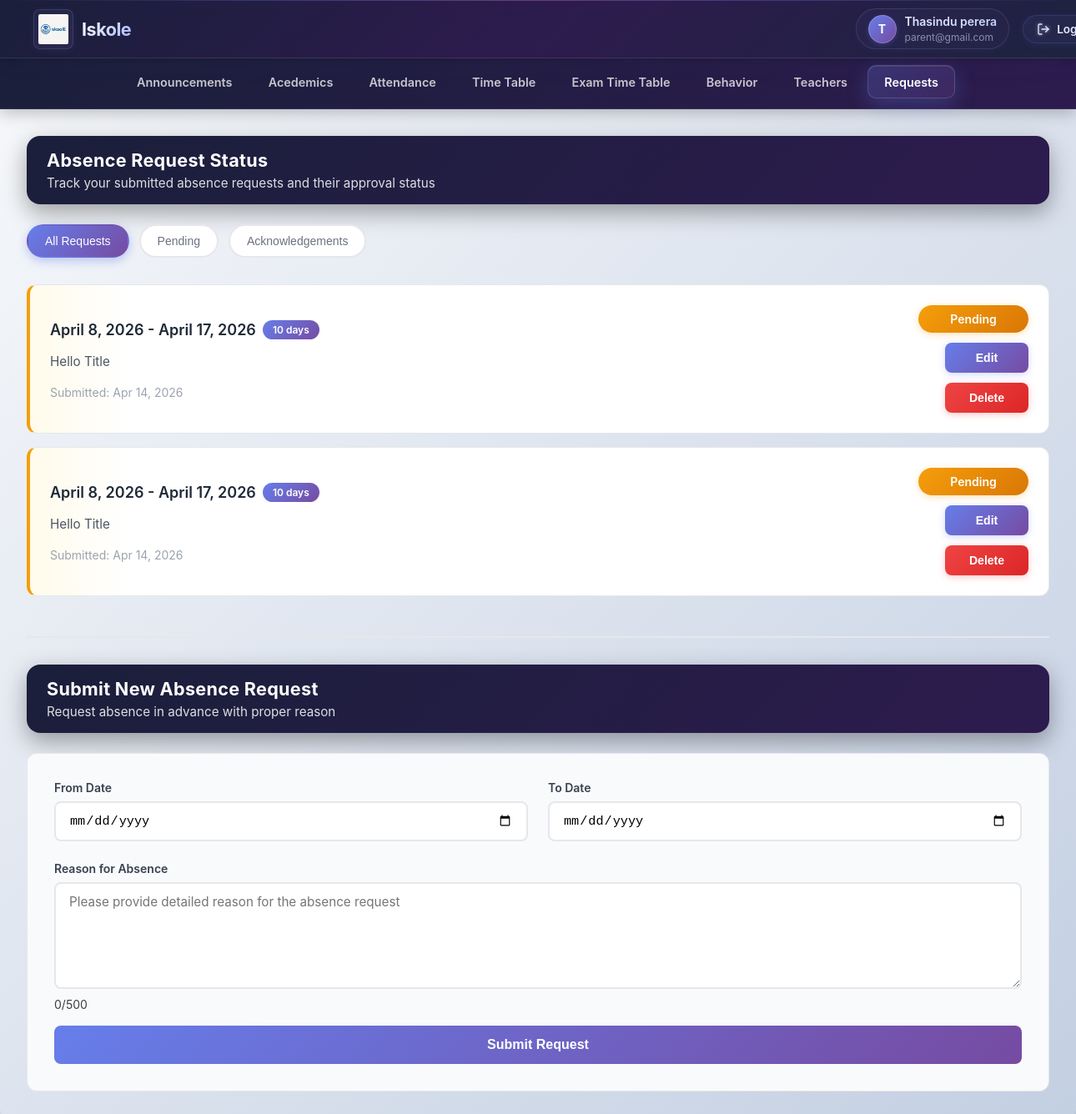
Screenshot of /index.php?url=parent&tab=Requests (signed in) with the database file from the repository.
### tables this page shows
CREATE TABLE `absentReasons` (
  `reasonID` int(11) NOT NULL,
  `parentID` int(11) DEFAULT NULL,
  `teacherID` int(11) DEFAULT NULL,
  `reason` varchar(500) DEFAULT NULL,
  `fromDate` date DEFAULT NULL,
  `toDate` date DEFAULT NULL,
  `acknowledgedBy` int(11) DEFAULT NULL,
  `submittedAt` timestamp NULL DEFAULT current_timestamp(),
  `acknowledgedDate` date DEFAULT NULL,
  `title` varchar(100) DEFAULT NULL,
  `classID` int(11) DEFAULT NULL
);

### app/Core/Controller.php (called while the page is built, shortened)
<?php
class Controller
{
    protected function view($view, $data = [])
    {
        extract($data);
        require_once "../app/Views/$view.php";
    }
    protected function model($model)
    {
        return new $model();
    }
}

### app/Controllers/ParentController.php (called while the page is built, shortened)
<?php
require_once __DIR__ . '/../Core/Controller.php';
class ParentController extends Controller
{
    public function index()
    {
        $tab = $_GET['tab'] ?? 'Dashboard';
        $this->view('parent/index', ['tab' => $tab]);
    }
}

### app/Core/App.php (called while the page is built, shortened)
<?php
class App
{
    protected $method = 'index';
    public function __construct()
    {
        $url = $this->parseUrl();
        if ($url && isset($url[0]) && $url[0] !== '') {
            $segment0 = $url[0];
            $rootControllerFile = __DIR__ . '/../Controllers/' . ucfirst($segment0) . 'Controller.php';
            $folderControllerFile = __DIR__ . '/../Controllers/' . $segment0 . '/' . ucfirst($segment0) . 'Controller.php';
            if (file_exists($rootControllerFile)) {
                unset($url[0]);
            } elseif (file_exists($folderControllerFile)) {
                $this->controller = ucfirst($segment0) . 'Controller';
                $controllerPath = $folderControllerFile;
                unset($url[0]);
            } else {
                header('Location: /login');
                exit;
            }
        } else {
            header('Location: /login');
            exit;
        }
        $this->controller = new $this->controller;
        $this->params = $url ? array_values($url) : [];
        call_user_func_array([$this->controller, $this->method], $this->params);
    }
    private function parseUrl()
    {
        if (isset($_GET['url']) && !empty($_GET['url'])) {
            return explode('/', filter_var(rtrim($_GET['url'], '/'), FILTER_SANITIZE_URL));
        }
        return [];
    }
}

### public/index.php (called while the page is built, shortened)
<?php
$app = new App();

### app/Core/Database.php (called while the page is built, shortened)
<?php
class Database
{
    private static $instance = null;
    private function __construct()
    {
        $this->host = getenv('MYSQL_HOST') ?: 'db';
        $this->port = getenv('MYSQL_PORT') ?: '3306';
        $this->dbname = getenv('MYSQL_DB') ?: 'iskole';
        $this->username = getenv('MYSQL_USER') ?: 'root';
        $this->password = getenv('MYSQL_PASSWORD') ?: 'root';
        $charset = 'utf8mb4';
        $dsn = "mysql:host={$this->host};port={$this->port};dbname={$this->dbname};charset={$charset}";
        $options = [
            PDO::ATTR_ERRMODE => PDO::ERRMODE_EXCEPTION,
            PDO::ATTR_DEFAULT_FETCH_MODE => PDO::FETCH_ASSOC,
            PDO::ATTR_PERSISTENT => false,
        ];
        try {
            $this->pdo = new PDO($dsn, $this->username, $this->password, $options);
        } catch (PDOException $e) {
            throw new Exception("Database connection failed: " . $e->getMessage());
        }
    }
    public static function getInstance()
    {
        if (self::$instance === null) {
            self::$instance = new Database();
        }
        return self::$instance->pdo;
    }
    private function loadEnv()
    {
        $envFile = __DIR__ . '/../../.env';
    }
}

### app/Controllers/StudentAbsenceReasonController.php (called while the page is built, shortened)
<?php
class StudentAbsenceReasonController extends Controller
{
    private $model;
    public function __construct()
    {
        $this->model = $this->model('StudentAbsenceReasonModel');
    }
    public function viewAbsencesByParentUserId($userId)
    {
        $parentModel = $this->model('ParentModel');
        $parent = $parentModel->getParentByUserId($userId);
        $absences = $this->model->getAbsenceReasonsByParentId($parent['parentID']);
        foreach ($absences as &$row) {
            $fromDate = !empty($row['fromDate']) ? (new DateTime($row['fromDate']))->setTime(0, 0, 0) : null;
            if (!empty($row['acknowledgedBy']) || !empty($row['acknowledgedDate'])) {
                $row['Status'] = 'acknowledged';
            } else {
                $row['Status'] = 'pending';
            }
            $toDate = !empty($row['toDate']) ? (new DateTime($row['toDate']))->setTime(0, 0, 0) : null;
            $diff = $fromDate->diff($toDate);
            $row['duration'] = (int) $diff->format('%a') + 1;
            $row['submittedDate'] = !empty($row['submittedAt'])
                ? (new DateTime($row['submittedAt']))->format('Y-m-d H:i:s')
                : null;
            $user = $this->model('UserModel')->getUserById($row['acknowledgedBy']);
        }
        return $absences;
    }
}

### app/Model/UserModel.php (called while the page is built, shortened)
<?php
class UserModel
{
    protected $pdo;
    protected $userTable = 'user';
    protected $userNameTable = 'userName';
    public function __construct()
    {
        $this->pdo = Database::getInstance();
    }
    public function getUserById($userId)
    {
        $sql = "SELECT {$this->userTable}.*, {$this->userNameTable}.firstName, {$this->userNameTable}.lastName
                FROM {$this->userTable}
                LEFT JOIN {$this->userNameTable}
                ON {$this->userTable}.userID = {$this->userNameTable}.userID
                WHERE {$this->userTable}.userID = :userId";
        $stmt = $this->pdo->prepare($sql);
        $stmt->execute(['userId' => $userId]);
        return $stmt->fetch(PDO::FETCH_ASSOC);
    }
}

### app/Model/ParentModel.php (called while the page is built, shortened)
<?php
include_once __DIR__ . '/UserModel.php';
class ParentModel extends UserModel
{
    private $parentTable = 'parents';
    public function getParentByUserId($userId)
    {
        $sql = "SELECT p.*, u.* FROM {$this->parentTable} p JOIN {$this->userTable} u ON p.userID = u.userID WHERE p.userID = :userId";
        try {
            $stmt = $this->pdo->prepare($sql);
            $stmt->execute(['userId' => $userId]);
            return $stmt->fetch(PDO::FETCH_ASSOC);
        } catch (PDOException $e) {
            throw new Exception("Error fetching parent by user ID: " . $e->getMessage());
        }
    }
}

### app/Model/StudentAbsenceReasonModel.php (called while the page is built, shortened)
<?php
class StudentAbsenceReasonModel
{
    protected $pdo;
    private $table = "absentReasons";
    public function __construct()
    {
        $this->pdo = Database::getInstance();
    }
    public function getAbsenceReasonsByParentId($parentId)
    {
        try {
            $sql = "SELECT ar.*,
                        ar.reasonID,
                        ar.fromDate,
                        ar.toDate,
                        ar.reason,
                        ar.submittedAt,
                        ar.acknowledgedBy,
                        ar.acknowledgedDate
                 FROM " . $this->table . " ar
                 WHERE ar.parentID = :parentId
                 ORDER BY ar.submittedAt DESC, ar.reasonID DESC";
            $stmt = $this->pdo->prepare($sql);
            $stmt->execute(['parentId' => $parentId]);
            $data = $stmt->fetchAll(PDO::FETCH_ASSOC);
            return $data;
        } catch (PDOException $e) {
            var_dump("Failed to fetch absence reasons" . $e->getMessage());
            error_log('Failed to fetch absence reasons: ' . $e->getMessage());
            return [];
        }
    }
}

### app/Views/parent/parentRequests.php (the view, shortened to what this page needs)
<?php
require_once __DIR__ . "/../../Controllers/StudentAbsenceReasonController.php";
$studentAbsence = new StudentAbsenceReasonController();
$absenceRequests = $studentAbsence->viewAbsencesByParentUserId($_SESSION['user_id']);
$recentRequests = $absenceRequests ?? [
    [
        'absenceID' => 1,
        'fromDate' => '2025-11-10',
        'toDate' => '2025-11-12',
        'reason' => 'Medical appointment and recovery period. Will provide medical certificate upon return.',
        'submittedDate' => '2025-11-05',
        'Status' => 'pending',
        'duration' => 3
    ],
    [
        'absenceID' => 2,
        'fromDate' => '2025-11-08',
        'toDate' => '2025-11-08',
        'reason' => 'Family emergency requiring immediate attention.',
        'submittedDate' => '2025-11-07',
        'Status' => 'acknowledged',
        'duration' => 1,
        'acknowledgedBy' => 'Mrs. Jayawardena',
        'acknowledgedDate' => '2025-11-07'
    ],
    [
        'absenceID' => 3,
        'fromDate' => '2025-11-15',
        'toDate' => '2025-11-17',
        'reason' => 'Attending a cultural event as school representative.',
        'submittedDate' => '2025-11-04',
        'Status' => 'pending',
        'duration' => 3
    ],
    [
        'absenceID' => 4,
        'fromDate' => '2025-11-01',
        'toDate' => '2025-11-01',
        'reason' => 'Dental treatment scheduled by orthodontist.',
        'submittedDate' => '2025-10-28',
        'Status' => 'not_seen',
        'duration' => 1
    ],
    [
        'absenceID' => 5,
        'fromDate' => '2025-10-28',
        'toDate' => '2025-10-30',
        'reason' => 'Attending regional sports tournament.',
        'submittedDate' => '2025-10-20',
        'Status' => 'acknowledged',
        'duration' => 3,
        'acknowledgedBy' => 'Mrs. Silva',
        'acknowledgedDate' => '2025-10-22'
    ]
];
?>
<link rel="stylesheet" href="/css/parentRequests/parentRequests.css">
<section class="parent-requests-section theme-light" aria-labelledby="requests-title">
    <div class="box">
        <div class="heading-section">
            <h1 class="heading-text" id="requests-title">Absence Request Status</h1>
            <p class="sub-heding-text">Track your submitted absence requests and their approval status</p>
        </div>
        <div class="filter-wrapper">
            <div class="chip-group" role="tablist" aria-label="Request status filters">
                <button class="chip active" role="tab" aria-selected="true" data-filter="all">
                    All Requests
                </button>
                <button class="chip" role="tab" aria-selected="false" data-filter="pending">
                    Pending
                </button>
                <button class="chip" role="tab" aria-selected="false" data-filter="acknowledged">
                    Acknowledgements
                </button>
            </div>
        </div>
        <div class="container info-box-large">
            <?php if (!empty($recentRequests)): ?>
                <?php foreach ($recentRequests as $req): ?>
                    <?php
                    $fromTs = isset($req['fromDate']) && $req['fromDate'] !== '' ? strtotime($req['fromDate']) : false;
                    $toTs = isset($req['toDate']) && $req['toDate'] !== '' ? strtotime($req['toDate']) : false;
                    $fromFmt = $fromTs ? date('F j, Y', $fromTs) : 'N/A';
                    $toFmt = $toTs ? date('F j, Y', $toTs) : 'N/A';
                    $status = $req['Status'] ?? 'pending';
                    $duration = $req['duration'] ?? 1;
                    $submittedDate = isset($req['submittedDate']) && $req['submittedDate'] !== ''
                        ? date('M j, Y', strtotime($req['submittedDate']))
                        : 'N/A';
                    $requestId = isset($req['reasonID']) ? (int) $req['reasonID'] : 0;
                    $fromInput = $fromTs ? date('Y-m-d', $fromTs) : '';
                    $toInput = $toTs ? date('Y-m-d', $toTs) : '';
                    ?>
                    <div class="info-box border-container" data-status="<?php echo htmlspecialchars($status); ?>">
                        <div class="left">
                            <p class="sub-heading-bolt">
                                <?php echo htmlspecialchars($fromFmt); ?>
                                <?php if ($fromFmt !== $toFmt): ?>
                                    - <?php echo htmlspecialchars($toFmt); ?>
                                <?php endif; ?>
                                <span class="duration-badge"><?php echo $duration; ?>
                                    day<?php echo $duration > 1 ? 's' : ''; ?></span>
                            </p>
                            <p class="sub-heading"><?php echo htmlspecialchars($req['reason'] ?? 'No reason provided'); ?></p>
                            <p class="sub-heading meta-info">
                                <span>Submitted: <?php echo htmlspecialchars($submittedDate); ?></span>
                            </p>
                        </div>
                        <div class="right two-com">
                            <span
                                class="label <?php echo $status === 'acknowledged' ? 'label-green' : ($status === 'not_seen' ? 'label-red' : 'label-warning'); ?>">
                                <?php echo $status === 'acknowledged' ? 'Acknowledged' : ($status === 'not_seen' ? 'Not Seen' : ucfirst($status)); ?>
                            </span>
                            <?php if ($status === 'pending' || $status === 'not_seen'): ?>
                                <button type="button" class="btn btn-primary btn-edit-leave" data-id="<?php echo $requestId; ?>"
                                    data-from="<?php echo htmlspecialchars($fromInput); ?>"
                                    data-to="<?php echo htmlspecialchars($toInput); ?>"
                                    data-reason="<?php echo htmlspecialchars($req['reason'] ?? '', ENT_QUOTES); ?>">
                                    Edit
                                </button>
                                <button type="button" class="btn btn-red" onclick="deleteRequest(<?php echo $requestId; ?>)">
                                    Delete
                                </button>
                            <?php endif; ?>
                        </div>
                    </div>
                <?php endforeach; ?>
            <?php endif; ?>
        </div>
        <div class="form-section">
            <div class="heading-section">
                <h2 class="heading-text">Submit New Absence Request</h2>
                <p class="sub-heding-text">Request absence in advance with proper reason</p>
            </div>
            <form class="leave-request-form" action="/studentAbsenceReason/submit" method="POST">
                <div class="date-row">
                    <div class="form-group">
                        <label for="from-date">From Date</label>
                        <input type="date" id="from-date" name="fromDate" class="input-date" required />
                    </div>
                    <div class="form-group">
                        <label for="to-date">To Date</label>
                        <input type="date" id="to-date" name="toDate" class="input-date" required />
                    </div>
                </div>
                <div class="form-group">
                    <label for="reason">Reason for Absence</label>
                    <textarea id="reason" name="reason" class="textarea-details"
                        placeholder="Please provide detailed reason for the absence request" rows="4" maxlength="500"
                        required></textarea>
                    <div class="meta">
                        <span class="hint" id="msg-count">0/500</span>
                    </div>
                </div>
                <button type="submit" class="btn-submit">Submit Request</button>
            </form>
        </div>
    </div>
</section>

### rows the page displays
absentreasons: fromDate "April 8, 2026", toDate "April 17, 2026", duration "10", reason "Hello Title", submittedDate "Apr 14, 2026", status "Pending"
absentreasons: fromDate "April 8, 2026", toDate "April 17, 2026", duration "10", reason "Hello Title", submittedDate "Apr 14, 2026", status "Pending"

### other values shown
substr($name, 0, 1) "T"
$_SESSION['name'] "Thasindu perera"
$_SESSION['user_email'] "parent@gmail.com"
$label "Announcements"
$label "Acedemics"
$label "Attendance"
$label "Time Table"
$label "Exam Time Table"
$label "Behavior"
$label "Teachers"
$label "Requests"
